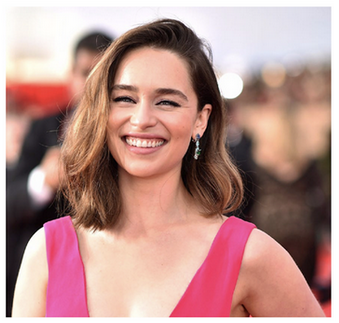
#> input picture emilia.png, 339 x 323 px, given as the content of the folder ../data, which was not available
$ python test.py
#> lines starting #> are read from the running program, lines starting #| are printed output that depends on the picture
#!/usr/bin/env python
'''
mouse_and_match.py [-i path | --input path: default ../data/]

Demonstrate using a mouse to interact with an image:
 Read in the images in a directory one by one
 Allow the user to select parts of an image with a mouse
 When they let go of the mouse, it correlates (using matchTemplate) that patch with the image.

 SPACE for next image
 ESC to exit
'''

# Python 2/3 compatibility
from __future__ import print_function

import numpy as np
import cv2 as cv

# built-in modules
import os
import sys
import glob
import argparse
from math import *


class App():
    drag_start = None
    sel = (0,0,0,0)

    def onmouse(self, event, x, y, flags, param):
        if event == cv.EVENT_LBUTTONDOWN:
            print(f"{x}, {y}")
            self.drag_start = x, y
            self.sel = (0,0,0,0)
        elif event == cv.EVENT_LBUTTONUP:
            if self.sel[2] > self.sel[0] and self.sel[3] > self.sel[1]:
                patch = self.gray[self.sel[1]:self.sel[3], self.sel[0]:self.sel[2]]
                result = cv.matchTemplate(self.gray, patch, cv.TM_CCOEFF_NORMED)
                result = np.abs(result)**3
                _val, result = cv.threshold(result, 0.01, 0, cv.THRESH_TOZERO)
                result8 = cv.normalize(result, None, 0, 255, cv.NORM_MINMAX, cv.CV_8U)
                cv.imshow("result", result8)
            self.drag_start = None
        elif self.drag_start:
            #print flags
            if flags & cv.EVENT_FLAG_LBUTTON:
                minpos = min(self.drag_start[0], x), min(self.drag_start[1], y)
                maxpos = max(self.drag_start[0], x), max(self.drag_start[1], y)
                self.sel = (minpos[0], minpos[1], maxpos[0], maxpos[1])
                img = cv.cvtColor(self.gray, cv.COLOR_GRAY2BGR)
                cv.rectangle(img, (self.sel[0], self.sel[1]), (self.sel[2], self.sel[3]), (0,255,255), 1)
                cv.imshow("gray", img)
            else:
                print("selection is complete")
                self.drag_start = None

    def run(self):
        parser = argparse.ArgumentParser(description='Demonstrate mouse interaction with images')
        parser.add_argument("-i","--input", default='../data/', help="Input directory.")
        args = parser.parse_args()
        path = args.input

        cv.namedWindow("gray",1)
        cv.setMouseCallback("gray", self.onmouse)
        '''Loop through all the images in the directory'''
        for infile in glob.glob( os.path.join(path, '*.*') ):
            ext = os.path.splitext(infile)[1][1:] #get the filename extension
            if ext == "png" or ext == "jpg" or ext == "bmp" or ext == "tiff" or ext == "pbm":
                print(infile)

                img = cv.imread(infile, cv.IMREAD_COLOR)
#> img is the input picture: shape (323, 339, 3); mean B, G, R 139.3, 145, 185
                if img is None:
                    continue
                self.sel = (0,0,0,0)
                self.drag_start = None
                self.gray = cv.cvtColor(img, cv.COLOR_BGR2GRAY)
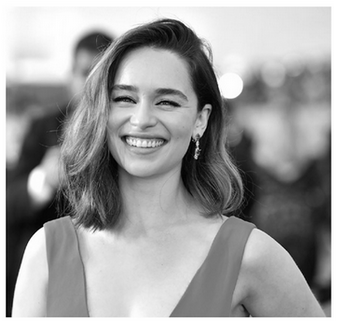
#> self.gray: shape (323, 339); min 0, max 255, mean 156.3
                cv.imshow("gray", self.gray)
                if cv.waitKey() == 27:
#> (key Esc is pressed here)
                    break

        print('Done')


if __name__ == '__main__':
    print(__doc__)
    App().run()
    cv.destroyAllWindows()

$ run again, on brad1.jpg
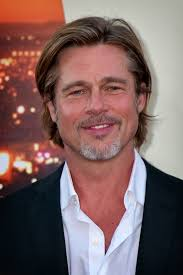
#> input picture brad1.jpg, 183 x 275 px, given as the content of the folder ../data, which was not available
#> in run, img is the input picture: shape (275, 183, 3); mean B, G, R 97.6, 99.1, 125.2
#> in run, `self.gray = cv.cvtColor(img, cv.COLOR_BGR2GRAY)`:
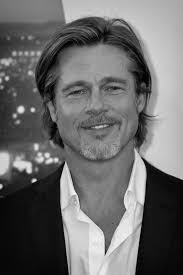
#> self.gray: shape (275, 183); min 0, max 254, mean 106.8

$ run again, on brad2.jpg
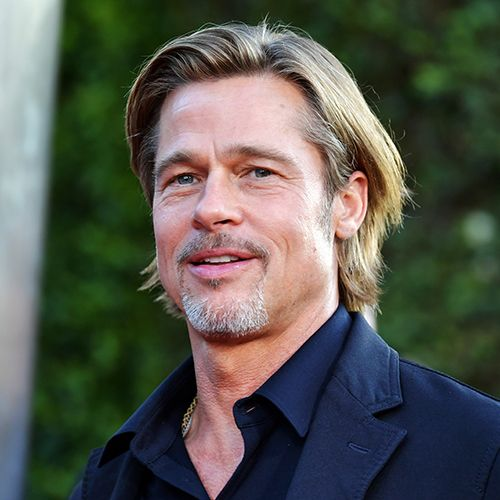
#> input picture brad2.jpg, 500 x 500 px, given as the content of the folder ../data, which was not available
#> in run, img is the input picture: shape (500, 500, 3); mean B, G, R 78.6, 87.3, 85.5
#> in run, `self.gray = cv.cvtColor(img, cv.COLOR_BGR2GRAY)`:
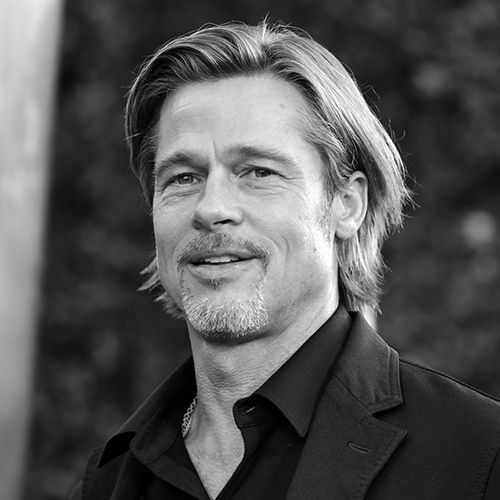
#> self.gray: shape (500, 500); min 0, max 255, mean 85.7
